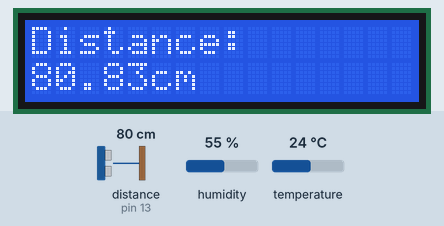
This sketch was run on a simulated Arduino Uno, built with avr-gcc and run on an emulated ATmega328P. Parts: 16×2 character LCD. Inputs (shaded band) come from the test bench; at power-on: distance to the obstacle (sensor on pin 13) 80 cm, temperature 24 °C, humidity 55 %. The echo pulse lasts 58.3 µs per cm; what the sketch prints to the serial monitor is not drawn.

Above: at 2.8 s.
2.9 s: distance to the obstacle (sensor on pin 13) set to 2 cm
At 5.6 s:
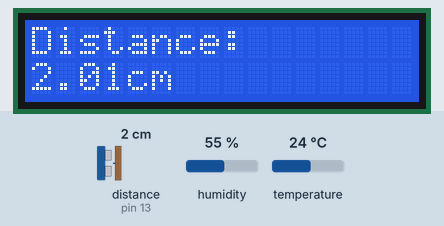
6.7 s: temperature set to 12 °C
At 8.2 s:
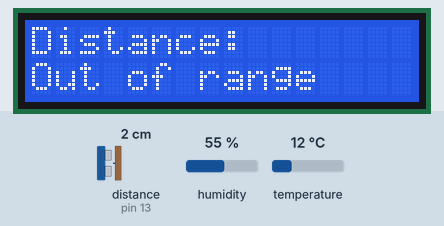
10.5 s: distance to the obstacle (sensor on pin 13) set to 4 cm
At 12.5 s:
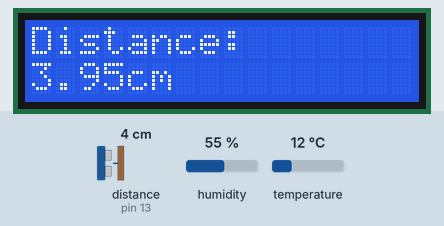
14.3 s: humidity set to 68 %
At 15.0 s:
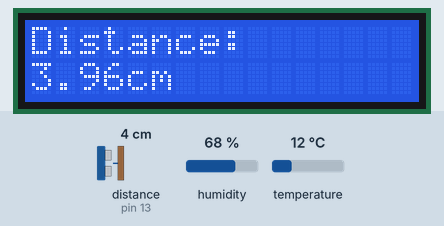
18.1 s: temperature set to 19 °C
At 20.0 s:
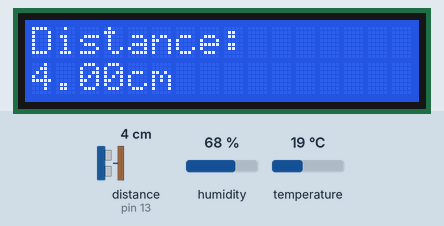
21.9 s: distance to the obstacle (sensor on pin 13) set to 9 cm
At 23.7 s:
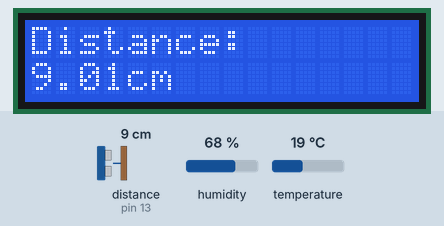
Timing chart, 0 to 25.2 s (numbered marks = the images above; inputs shaded):
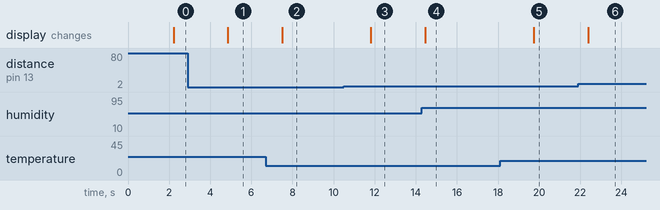

Measured:
- the behaviour switches between 2 and 3 cm on distance to the obstacle (sensor on pin 13) (found by bisection; images 2 and 3)
- after the input at 2.9 s, the display: changes after 2.0 s (image 1)
- after the input at 6.7 s, the display: changes after 0.81 s (image 2)
- after the input at 10.5 s, the display: changes after 1.3 s (image 3)
- after the input at 14.3 s, the display: changes after 0.15 s (image 4)
- after the input at 18.1 s, the display: changes after 1.6 s (image 5)
- after the input at 21.9 s, the display: changes after 0.49 s (image 6)

The sketch:

Robotics_Ultrasonic_DHT11_LCD.ino
```cpp
// Ultrasonic, DHT & LCD
//Using multiple sensors, including libraries.
//Arduino will use an ultrasonic sensor to print the distance from the sensor to an object.
/*
  The presicion will be improved with the help of a temperature and humidity sensor, the DHT11,
  since the temperature and the humidity affect the sound speed.
  After the arduino makes the calculation, the value will be printed in the Serial monitos and a LCD.
*/

//This part is for the LCD
#include <LiquidCrystal.h> //Includes library to use LCD
const int rs = 12, en = 11, d4 = 5, d5 = 4, d6 = 3, d7 = 2; //Define de pins
LiquidCrystal lcd(rs, en, d4, d5, d6, d7); //Link the pins to the LCD

//This part for the DHT and ultrasonic
#include "DHT.h"; //Include library for the DH11 sensor

// Include NewPing Library
#include "NewPing.h" //Include library to improve Ultrasonic sensor presicion

// Define Constants

#define DHTPIN 7       // DHT11 Output Pin connection
#define DHTTYPE DHT11   // Define the type of the DHT sensor


#define TRIGGER_PIN  10 //Pin that is connected to the Trigger pin
#define ECHO_PIN     13 //Pin that is connected to the Echo pin
#define MAX_DISTANCE 400

NewPing sonar(TRIGGER_PIN, ECHO_PIN, MAX_DISTANCE); //Initialize Ultrasonic sensor

// Define Variables

float hum;    // Stores humidity value in percent
float temp;   // Stores temperature value in Celcius
float duration; // Stores HC-SR04 pulse duration value
float distance; // Stores calculated distance in cm
float soundsp;  // Stores calculated speed of sound in M/S
float soundcm;  // Stores calculated speed of sound in cm/ms
int iterations = 5;

// Initialize DHT sensor for normal 16mhz Arduino

DHT dht(DHTPIN, DHTTYPE); //Define DHT11

uint32_t delayMS;

void setup() {

  Serial.begin (9600); //Initialize Serial monitor
  dht.begin(); //Initialize DHT11

//For the LCD
  pinMode(6,OUTPUT); //Pin that controls LCD brightness
  lcd.begin(16,2); //Initialize LCD
  }

void loop() {

analogWrite(6,60); //It controls LCD britghtness


 delay(2000);  // Delay so DHT11 sensor can stabalize

    hum = dht.readHumidity();  // Get Humidity value
    temp= dht.readTemperature();  // Get Temperature value

    // Calculate the speed of sound in M/S
    soundsp = 331.4 + (0.606 * temp) + (0.0124 * hum);


    // Convert to cm/ms
    soundcm = soundsp / 10000;

  duration = sonar.ping_median(iterations);

  // Calculate the distance
  distance = (duration / 2) * soundcm;

  // Send results to Serial Monitor

    Serial.print("Sound: ");
    Serial.print(soundsp); //Print the speed
    Serial.print(" m/s, ");
    Serial.print("Humid: ");
    Serial.print(hum); //Print the humidity
    Serial.print(" %, Temp: ");
    Serial.print(temp); //Print the temperature
    Serial.print(" C, ");
    Serial.print("Distance: ");
    lcd.setCursor(0,0); //Position to print in the LCD display
    lcd.print("Distance: ");

    if (distance >= 400 || distance <= 2) {
    /*If the distance is to far or to close, Arduino prints "Out of range"
    in both serial monitor and LCD display*/
    Serial.print("Out of range");
    lcd.setCursor(0,1);
    lcd.print("Out of range");

    }
    else {
/*
     If the distance is between the range, then it will be printed in both
     serial monitor and LCD display
*/
    Serial.print(distance);
    lcd.setCursor(0,1);
    lcd.print(distance);
    lcd.print("cm            "); //The spaces are to clear if there are numbers on the LCD display
    Serial.print(" cm");
    delay(500);
    }

  Serial.println(" ");
}
```
